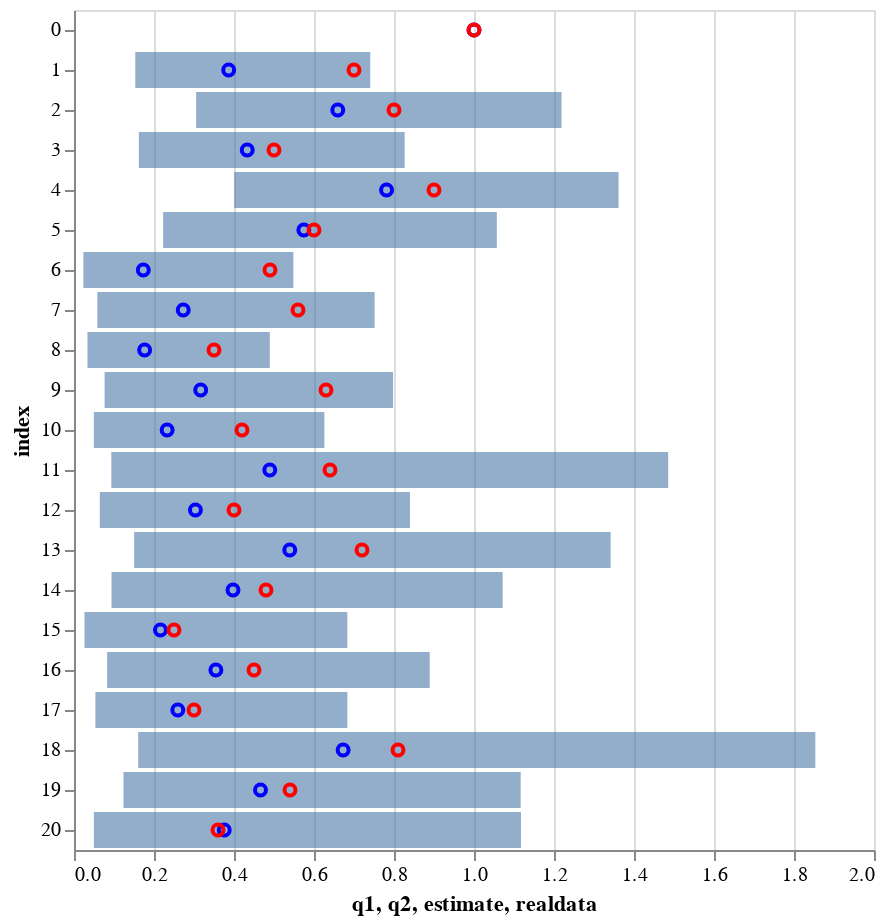

The notebook cell this image was saved under:
### Code cell
c1 = alt.Chart(df).mark_bar(
opacity=0.6).encode(
    x='q1',
    x2='q2',
    y='index:N'
)
c2 = alt.Chart(df).mark_point(
opacity=1,
color='blue').encode(
    x='estimate',
    y='index:N'
)
c3 = alt.Chart(df).mark_point(
opacity=1,
color='red').encode(
    x='realdata',
    y='index:N'
)
c1+c2+c3

# red real data
# blue MCMC samples

### Figure 1 — Vega-Lite specification as saved in the notebook (floating-point values rounded to 4 significant figures)
{"config": {"view": {"continuousWidth": 400, "continuousHeight": 300}}, "layer": [{"mark": {"type": "bar", "opacity": 0.6}, "encoding": {"x": {"type": "quantitative", "field": "q1"}, "x2": {"field": "q2"}, "y": {"type": "nominal", "field": "index"}}}, {"mark": {"type": "point", "color": "blue", "opacity": 1}, "encoding": {"x": {"type": "quantitative", "field": "estimate"}, "y": {"type": "nominal", "field": "index"}}}, {"mark": {"type": "point", "color": "red", "opacity": 1}, "encoding": {"x": {"type": "quantitative", "field": "realdata"}, "y": {"type": "nominal", "field": "index"}}}], "data": {"name": "data-2a740b23cf23320763ee9d7d1631f84f"}, "$schema": "https://vega.github.io/schema/vega-lite/v4.8.1.json", "datasets": {"data-2a740b23cf23320763ee9d7d1631f84f": [{"index": 0, "estimate": 1.0, "q1": 1.0, "q2": 1.0, "realdata": 1.0}, {"index": 1, "estimate": 0.3867, "q1": 0.1532, "q2": 0.7406, "realdata": 0.7}, {"index": 2, "estimate": 0.6595, "q1": 0.3054, "q2": 1.219, "realdata": 0.8}, {"index": 3, "estimate": 0.4331, "q1": 0.162, "q2": 0.8266, "realdata": 0.5}, {"index": 4, "estimate": 0.7814, "q1": 0.4005, "q2": 1.361, "realdata": 0.9}, {"index": 5, "estimate": 0.5747, "q1": 0.2229, "q2": 1.057, "realdata": 0.6}, {"index": 6, "estimate": 0.1732, "q1": 0.02348, "q2": 0.5485, "realdata": 0.49}, {"index": 7, "estimate": 0.2731, "q1": 0.05826, "q2": 0.7515, "realdata": 0.56}, {"index": 8, "estimate": 0.1766, "q1": 0.03366, "q2": 0.4896, "realdata": 0.35}, {"index": 9, "estimate": 0.3168, "q1": 0.07649, "q2": 0.7977, "realdata": 0.63}, {"index": 10, "estimate": 0.2329, "q1": 0.04962, "q2": 0.6259, "realdata": 0.42}, {"index": 11, "estimate": 0.4895, "q1": 0.09325, "q2": 1.485, "realdata": 0.64}, {"index": 12, "estimate": 0.3036, "q1": 0.06456, "q2": 0.8399, "realdata": 0.4}, {"index": 13, "estimate": 0.5395, "q1": 0.1503, "q2": 1.342, "realdata": 0.72}, {"index": 14, "estimate": 0.3975, "q1": 0.0938, "q2": 1.072, "realdata": 0.48}, {"index": 15, "estimate": 0.2161, "q1": 0.02626, "q2": 0.6833, "realdata": 0.25}, {"index": 16, "estimate": 0.3547, "q1": 0.08286, "q2": 0.8893, "realdata": 0.45}, {"index": 17, "estimate": 0.2595, "q1": 0.05353, "q2": 0.6835, "realdata": 0.3}, {"index": 18, "estimate": 0.6728, "q1": 0.1604, "q2": 1.853, "realdata": 0.81}, {"index": 19, "estimate": 0.4662, "q1": 0.1237, "q2": 1.117, "realdata": 0.54}, {"index": 20, "estimate": 0.3756, "q1": 0.04966, "q2": 1.117, "realdata": 0.36}]}}
